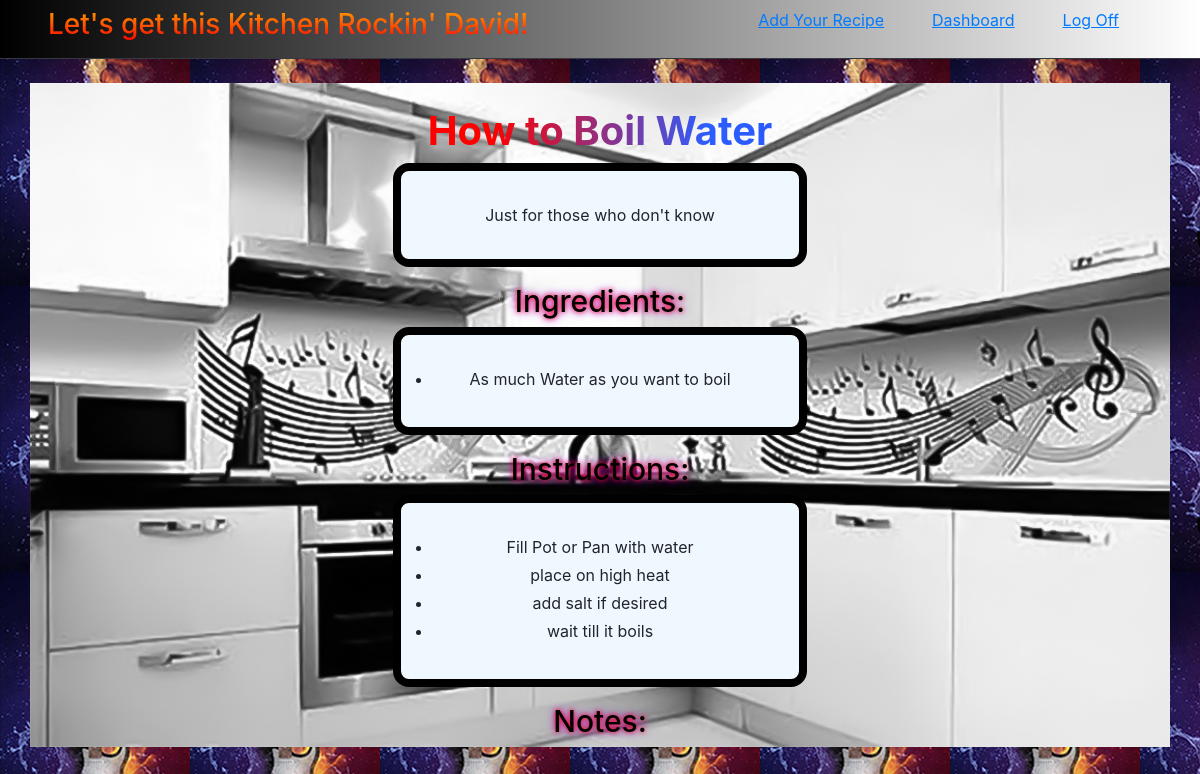
/recipes/4 (signed in), run on the app's committed database.
### main_app/models.py (models this page shows)
class User(models.Model):
    first_name = models.CharField(max_length=55)
    last_name = models.CharField(max_length=55)
    email = models.CharField(max_length=55)
    password = models.CharField(max_length=255)
    objects = UserManager()
    created_at = models.DateTimeField(auto_now_add=True)
    updated_at = models.DateTimeField(auto_now=True)

class Recipe(models.Model):
    title = models.CharField(max_length=255)
    ingredients = models.TextField()
    description = models.TextField()
    instructions = models.TextField()
    notes = models.TextField(null = True)
    creator = models.ForeignKey(User,
    related_name = "recipes",
    on_delete = models.CASCADE)
    favorited_by = models.ManyToManyField(User, related_name = "fav_recipes")
    objects = RecipeManager()
    created_at = models.DateTimeField(auto_now_add=True)
    updated_at = models.DateTimeField(auto_now=True)

### main_app/views.py (the view)
# urls.py: path("recipes/<int:recipe_id>", views.view_recipe),
def view_recipe (request, recipe_id):
    recipe = Recipe.objects.get(id = recipe_id)
    ingredients = recipe.ingredients.split(",")
    instructions = recipe.instructions.split(",")
    notes = recipe.notes.split(",")
    context ={
        "logged_in_user": User.objects.get(id=request.session['user_id']),
        "this_recipe": recipe,
        "ingredients": ingredients,
        "instructions": instructions,
        "notes": notes,
        "comments": recipe.recipe_comments.order_by("-created_at")
    }
    return render (request, "view_recipe.html", context)

### main_app/templates/view_recipe.html (shortened to what this page needs)
<!DOCTYPE html>
<html lang="en">
<head>
    <link rel="stylesheet" href="https://stackpath.bootstrapcdn.com/bootstrap/4.5.2/css/bootstrap.min.css">
    {%load static%}
    <link rel="stylesheet" href="{% static 'css/style.css' %}">
</head>
<body>
    <header class="d-flex justify-content-between border-bottom border-dark px-5 py-2 text-white">
        <h3 class="mr-5 h3">Let's get this Kitchen Rockin' {{logged_in_user.first_name}}!</h3>
        <div class="row">
            <a class="mr-5" href="/recipes/create"><u>Add Your Recipe</u></a>
            <a class="mr-5" href="/dashboard"><u>Dashboard</u></a>
            <a class="mr-5" href="/logout"><u>Log Off</u></a>
        </div>
    </header>
    <div class="container background mt-4 d-flex justify-content-center pt-4 text-center">
        <div class="container scroll">
            <h3 class="text_shine_2 font-weight-bold font_size_view">{{this_recipe.title}}</h3>
            <div class="container w-50">
                <div class="container mx-auto pr-5 pl-5 ">
                    <div>
                        <p class="content">{{this_recipe.description}}</p>
                    </div>
                    <div>
                        <h5 class="h5">Ingredients:</h5>
                        <ul class="content">
                            {% for ingredient in ingredients %}
                                <li class="pb-1">{{ingredient}}</li>
                            {% endfor %}
                        </ul>
                    </div>
                    <div>
                        <h5 class="h5">Instructions:</h5>
                        <ul class="content">
                            {% for instruction in instructions %}
                                <li class="pb-1">{{instruction}}</li>
                            {% endfor %}
                        </ul>
                    </div>
                        <div>
                            <h5 class="h5">Notes:</h5>
                        </div>
                </div>
            </div>
        </div>
    </div>
</body>
</html>

### main_app/static/css/style.css (style rules this page uses)
body { background-image: url("../images/flaming-guitar-3.jpg"); background-repeat:inherit; }
.scroll { overflow-y: scroll; height: 40em; }
.background { background-image: url("../images/kitchen_4.jpg"); background-size: 100%; background-repeat: no-repeat; }
header { background-image: linear-gradient(to right, black, white); }
.h3 { background: -webkit-linear-gradient( orange, red); -webkit-background-clip:text; -webkit-text-fill-color: transparent; }
.h5 { font-size: 30px; color:black; text-shadow: 0 0 5px red, 0 0 10px rgb(162, 0, 255); }
.text_shine_2 { background: linear-gradient(to right, rgb(255, 0, 0) 20%, #2c5dff 30%, #0337e0 70%, rgb(255, 0, 0)80%); -webkit-background-clip: text; background-clip: text; -webkit-text-fill-color: transparent; text-fill-color: transparent; background-size: 200% auto; animation: textShine 7s ease-in-out infinite alternate; }
.content { background-color:aliceblue; border: .5em solid black; border-radius: 1em; padding: 2em; }
.font_size_view { font-size: 40px; }

### data on the page
User: first_name "David"
Recipe: title "How to Boil Water", description "Just for those who don't know", ingredients "As much Water as you want to boil"

### other printed values
{{ instruction }} "Fill Pot or Pan with water" "place on high heat" "add salt if desired" "wait till it boils"
